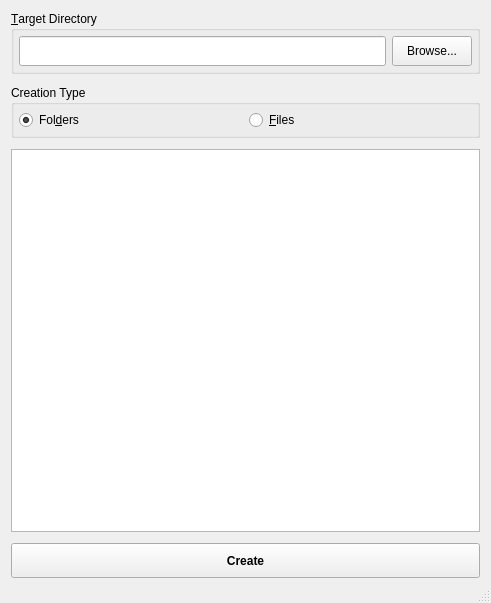
<?xml version="1.0" encoding="UTF-8"?>
<ui version="4.0">
 <class>MainWindow</class>
 <widget class="QMainWindow" name="MainWindow">
  <property name="geometry">
   <rect>
    <x>0</x>
    <y>0</y>
    <width>491</width>
    <height>603</height>
   </rect>
  </property>
  <property name="windowTitle">
   <string>Create Folders</string>
  </property>
  <widget class="QWidget" name="centralWidget">
   <layout class="QVBoxLayout" name="verticalLayout">
    <property name="bottomMargin">
     <number>0</number>
    </property>
    <item>
     <widget class="QGroupBox" name="groupBox_2">
      <property name="title">
       <string>&amp;Target Directory</string>
      </property>
      <layout class="QHBoxLayout" name="horizontalLayout_2">
       <property name="margin">
        <number>5</number>
       </property>
       <item>
        <widget class="QLineEdit" name="lePath">
         <property name="minimumSize">
          <size>
           <width>0</width>
           <height>30</height>
          </size>
         </property>
         <property name="font">
          <font>
           <pointsize>10</pointsize>
          </font>
         </property>
        </widget>
       </item>
       <item>
        <widget class="QPushButton" name="bBrowse">
         <property name="minimumSize">
          <size>
           <width>0</width>
           <height>30</height>
          </size>
         </property>
         <property name="text">
          <string>Browse...</string>
         </property>
        </widget>
       </item>
      </layout>
     </widget>
    </item>
    <item>
     <spacer name="verticalSpacer">
      <property name="orientation">
       <enum>Qt::Vertical</enum>
      </property>
      <property name="sizeType">
       <enum>QSizePolicy::Fixed</enum>
      </property>
      <property name="sizeHint" stdset="0">
       <size>
        <width>20</width>
        <height>5</height>
       </size>
      </property>
     </spacer>
    </item>
    <item>
     <widget class="QGroupBox" name="groupBox">
      <property name="title">
       <string>Creation Type</string>
      </property>
      <layout class="QHBoxLayout" name="horizontalLayout">
       <property name="margin">
        <number>5</number>
       </property>
       <item>
        <widget class="QRadioButton" name="rbFolders">
         <property name="text">
          <string>Fol&amp;ders</string>
         </property>
         <property name="checked">
          <bool>true</bool>
         </property>
        </widget>
       </item>
       <item>
        <widget class="QRadioButton" name="rbFiles">
         <property name="text">
          <string>&amp;Files</string>
         </property>
        </widget>
       </item>
      </layout>
     </widget>
    </item>
    <item>
     <spacer name="verticalSpacer_3">
      <property name="orientation">
       <enum>Qt::Vertical</enum>
      </property>
      <property name="sizeType">
       <enum>QSizePolicy::Fixed</enum>
      </property>
      <property name="sizeHint" stdset="0">
       <size>
        <width>20</width>
        <height>5</height>
       </size>
      </property>
     </spacer>
    </item>
    <item>
     <widget class="QTextEdit" name="teFolders">
      <property name="minimumSize">
       <size>
        <width>400</width>
        <height>300</height>
       </size>
      </property>
      <property name="font">
       <font>
        <pointsize>11</pointsize>
       </font>
      </property>
     </widget>
    </item>
    <item>
     <spacer name="verticalSpacer_2">
      <property name="orientation">
       <enum>Qt::Vertical</enum>
      </property>
      <property name="sizeType">
       <enum>QSizePolicy::Fixed</enum>
      </property>
      <property name="sizeHint" stdset="0">
       <size>
        <width>20</width>
        <height>5</height>
       </size>
      </property>
     </spacer>
    </item>
    <item>
     <widget class="QPushButton" name="bCreate">
      <property name="minimumSize">
       <size>
        <width>0</width>
        <height>35</height>
       </size>
      </property>
      <property name="font">
       <font>
        <pointsize>9</pointsize>
        <weight>75</weight>
        <italic>false</italic>
        <bold>true</bold>
        <underline>false</underline>
       </font>
      </property>
      <property name="text">
       <string>Create</string>
      </property>
     </widget>
    </item>
   </layout>
  </widget>
  <widget class="QStatusBar" name="statusBar">
   <property name="minimumSize">
    <size>
     <width>0</width>
     <height>25</height>
    </size>
   </property>
   <property name="font">
    <font>
     <pointsize>9</pointsize>
    </font>
   </property>
  </widget>
 </widget>
 <layoutdefault spacing="6" margin="11"/>
 <resources/>
 <connections/>
</ui>
